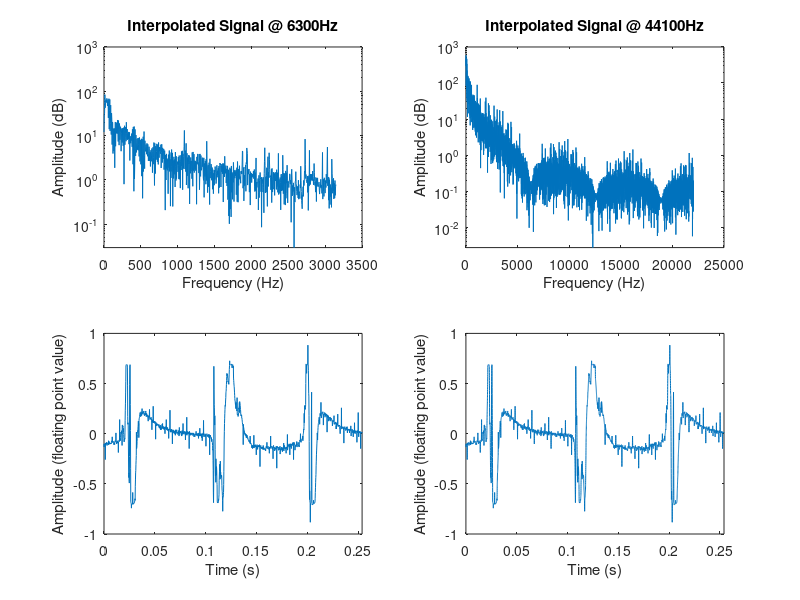
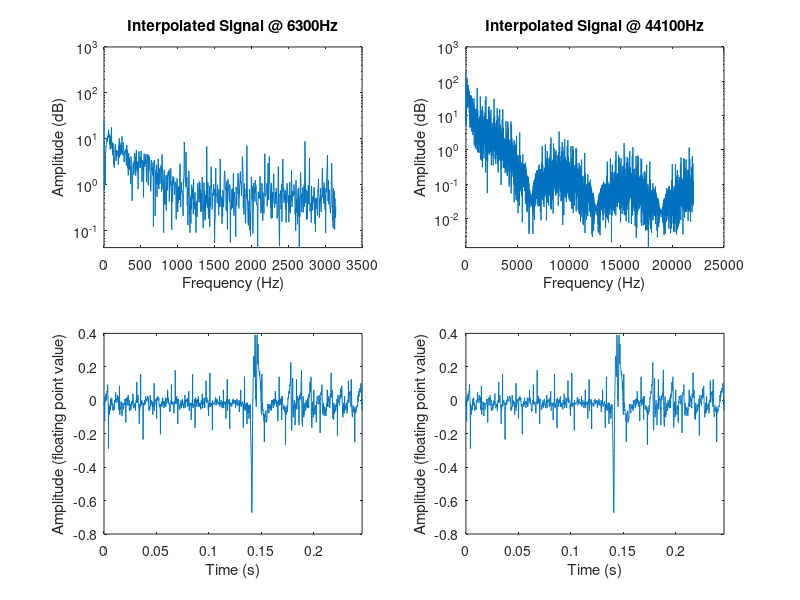

Here is the MATLAB script that generated these plots, in order:
A = csvread('qsampcsv_25052015.csv');
f = fft(A);
oldrate = 44100/7;
newrate = 44100;

%% MIC BUMP
B = (A(30100:31700)-512)/512;

figure;
subplot(2,2,1)
f = fft(B);
semilogy([0:oldrate/length(f):(oldrate/2)-(oldrate/length(f))]',abs(f(1:length(f)/2)))
ylim([0 1000])
ylabel('Amplitude (dB)')
xlabel('Frequency (Hz)')
title('Interpolated Signal @ 6300Hz')

subplot(2,2,3)
plot([0:1/oldrate:(length(B)/oldrate)-(1/oldrate)],B)
xlim([0, (length(B)/oldrate)-(1/oldrate)]);
ylabel('Amplitude (floating point value)')
xlabel('Time (s)')


subplot(2,2,2)
C = [B(1)];
for x=2:length(B)  
    inter = (B(x)-B(x-1))/7;
    for i=1:6
        C = [C, B(x-1)+(inter*i)]; 
    end
    C = [C, B(x)];
end
f = fft(C);
semilogy([0:newrate/length(f):(newrate/2)-(newrate/length(f))]',abs(f(1:length(f)/2)))
ylim([0 1000])
ylabel('Amplitude (dB)')
xlabel('Frequency (Hz)')
title('Interpolated Signal @ 44100Hz')

subplot(2,2,4)
plot([0:1/newrate:(length(C)/newrate)-(1/newrate)],C)
xlim([0, (length(C)/newrate)-(1/newrate)]);
ylabel('Amplitude (floating point value)')
xlabel('Time (s)')
%% 'TESTING'

B = (A(125800:127350)-512)/512;

figure;
subplot(2,2,1)
f = fft(B);
semilogy([0:oldrate/length(f):(oldrate/2)-(oldrate/length(f))]',abs(f(1:length(f)/2)))
ylim([0 1000])
ylabel('Amplitude (dB)')
xlabel('Frequency (Hz)')
title('Interpolated Signal @ 6300Hz')

subplot(2,2,3)
plot([0:1/oldrate:(length(B)/oldrate)-(1/oldrate)],B)
xlim([0, (length(B)/oldrate)-(1/oldrate)]);
ylabel('Amplitude (floating point value)')
xlabel('Time (s)')


subplot(2,2,2)
C = [B(1)];
for x=2:length(B)  
    inter = (B(x)-B(x-1))/7;
    for i=1:6
        C = [C, B(x-1)+(inter*i)]; 
    end
    C = [C, B(x)];
end
f = fft(C);
semilogy([0:newrate/length(f):(newrate/2)-(newrate/length(f))]',abs(f(1:length(f)/2)))
ylim([0 1000])
ylabel('Amplitude (dB)')
xlabel('Frequency (Hz)')
title('Interpolated Signal @ 44100Hz')

subplot(2,2,4)
plot([0:1/newrate:(length(C)/newrate)-(1/newrate)],C)
xlim([0, (length(C)/newrate)-(1/newrate)]);
ylabel('Amplitude (floating point value)')
xlabel('Time (s)')

